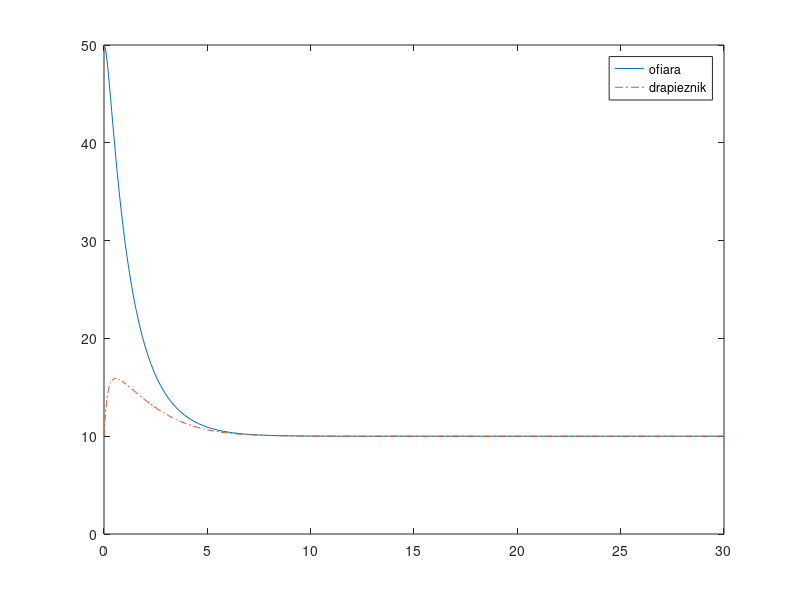

Reproduce this figure in MATLAB.
function drapieznikofiara
global a b c d;
%1'=ax-bxy - przyrost liczby ofiar w czasie
%2'=-cy+dxy - przyrost liczby drapieznikow w czasie
a = 2; %szybkosc narodzin ofiar
b = 0.2; %smiertelnosc ofiar wynikajaca ze zjedzenia przez drapieznika
c = 1; %smiertelnosc drapieznikow
d = 0.1; %skutecznosc polowan drapieznikow
[T,Y] = ode45(@rownania, [0,30],[50 10]);
plot(T,Y(:,1), '-',T,Y(:,2),'-.')
legend('ofiara','drapieznik')

function dy=rownania(t,y)
%y1'=ax-bxy - przyrost liczby ofiar w czasie
%y2'=-cy+dxy - przyrost liczby drapieznikow w czasie
global a b c d;
dy = [a*y(1)-b*y(1)*y(2)-c*(y)+d*y(1)*y(2)];